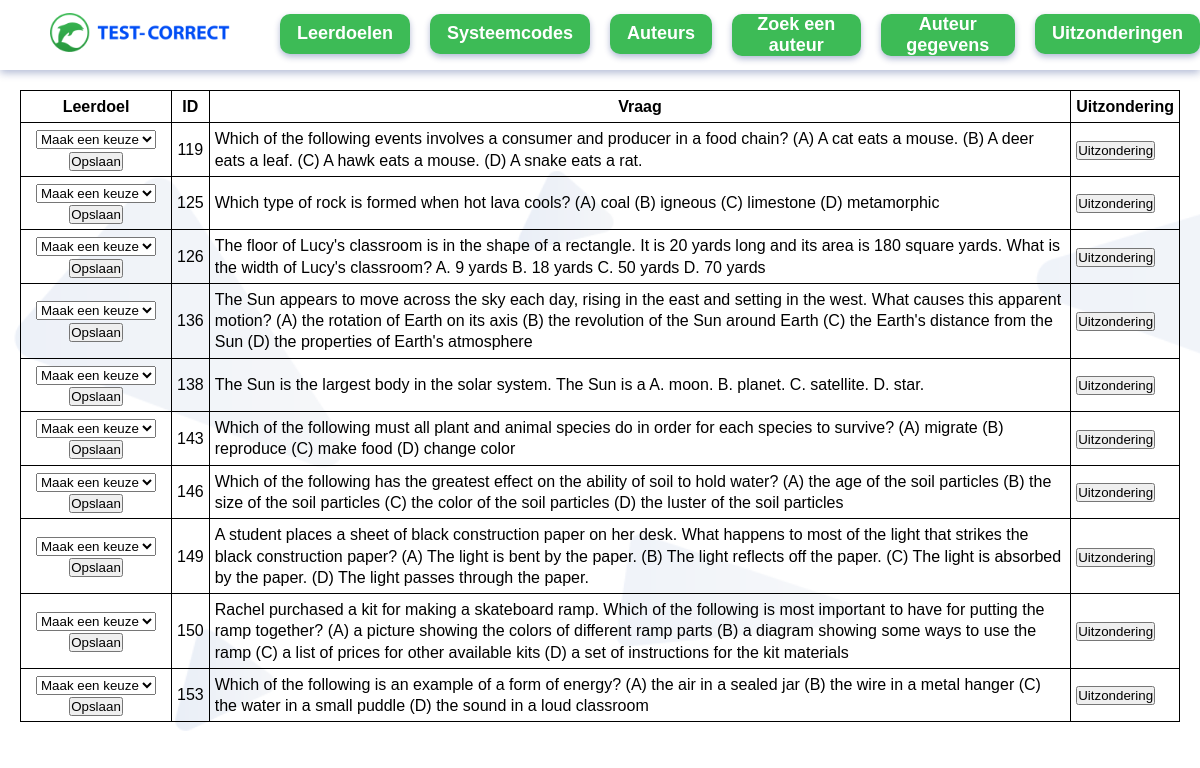
/leerdoelen, run on the app's committed database.
### tables this page shows
CREATE TABLE `vragen` (
  `id` integer NOT NULL
,  `leerdoel` integer DEFAULT NULL
,  `vraag` text NOT NULL
,  `auteur` integer DEFAULT NULL
, uitzondering text);

### app.py (the view)
@app.route("/leerdoelen")
def leerdoelen():
    vragen = vragen_model.get_vragen_without_leerdoel()
    leerdoelen = vragen_model.get_leerdoel()
    return render_template("leerdoelen.html", vragen=vragen, leerdoelen=leerdoelen)

### lib/vragenmodel.py (called while the page is built)
    def execute_query(self, sql_query, is_select=True):
        conn = sqlite3.connect(self.database_file)
        cursor = conn.cursor()
        cursor.row_factory = sqlite3.Row
        cursor.execute(sql_query)
        result = cursor.fetchall()
        conn.close()
        return result

    def get_leerdoel(self):
        query = "SELECT * FROM leerdoelen"
        return self.execute_query(query)

    def get_vragen_without_leerdoel(self):
        query = "SELECT * FROM vragen WHERE leerdoel NOT IN (SELECT id FROM leerdoelen) AND uitzondering IS NOT 1 OR leerdoel iS NULL LIMIT 10"
        return self.execute_query(query)

### templates/leerdoelen.html (shortened to what this page needs)
{% extends "base.html" %} {% block content %}
<table class="data-table">
  <tr>
    <th>Leerdoel</th>
    <th>ID</th>
    <th>Vraag</th>
    <th>Uitzondering</th>
  </tr>
  {% for vraag in vragen%}
  <tr>
    <td class="leerdoel">
      <form action="/leerdoel_opslaan/{{ vraag.id }}" method="POST">
        <select name="leerdoel" id="leerdoel">
          <option value="0">Maak een keuze</option>
        </select>
        <input type="submit" name="btn btn-primary" value="Opslaan" />
      </form>
    </td>
    <td class="id">{{ vraag["id"] }}</td>
    <td>{{ vraag["vraag"] }}</td>
    <td>
      <form action="/uitzondering_leerdoel/{{ vraag.id }}" method="POST">
        <input type="submit" value="Uitzondering" />
      </form>
    </td>
  </tr>
  {% endfor %}
</table>
{% endblock %}

### templates/base.html (shortened to what this page needs)
<!DOCTYPE html>
<html lang="en">
    <head>
      <link rel="stylesheet" href="../static/styles.css" />
    </head>
    <body>
      <nav class="navbar-container">
        <div class="nav-inner">
          <div class="nav-left">
            <a href="{{ url_for("homepage") }}">
              <img
              class="nav-logo"
              src="../static/images/TClogo.png"
              alt="Test-Correct"
              />
            </a>
          </div>
          <div class="nav-middle">
            <a href="{{ url_for("leerdoelen") }}"><button class="navbar-btns">Leerdoelen</button></a>
            <a href="{{ url_for("htmlcodes") }}"><button class="navbar-btns">Systeemcodes</button></a>
            <a href="{{ url_for("auteurs") }}"><button class="navbar-btns">Auteurs</button></a>
            <a href="{{url_for("auteurs_select") }}"><button class="navbar-btns">Zoek een auteur</button></a>
            <a href="{{url_for("auteursdata") }}"><button class="navbar-btns">Auteur gegevens</button></a>
            <a href="{{ url_for("uitzondering") }}"><button class="navbar-btns">Uitzonderingen</button></a>
          </div>
        </div>
      </nav>
    <div class="background">
      {% block content %} {% endblock %}
    </div>
    </body>
</html>

### static/styles.css (style rules this page uses)
*, *::before, *::after { margin: 0; padding: 0; }
body { font-family: sans-serif; font-size: 16px; font-stretch: normal; font-style: normal; font-weight: 400; line-height: 1.33; }
.navbar-container { background: white; box-shadow: 0 3px 8px 0 rgba(4, 31, 116, 0.3); min-height: 70px; position: fixed; top: 0; width: 100%; z-index: 999; }
.nav-inner { display: flex; align-items: center; min-height: 70px; box-sizing: border-box; }
.nav-left { margin-left: 0; display: flex; box-sizing: border-box; }
.nav-logo { border-style: none; height: auto; max-width: 180px; box-sizing: border-box; margin-left: 50px; }
.nav-middle { display: flex; gap: 20px; margin-left: 50px; }
.navbar-btns { background: #3dbb56; color: #fff; font-size: 18px; font-weight: 700; box-shadow: 0 3px 6px 0 rgba(4, 31, 116, .3); padding: 0 17px 0 17px; border: 0; border-radius: 10px; min-height: 40px; cursor: pointer; }
a { text-decoration: none; }
table, tr, th, td { border: 1px solid black; border-collapse: collapse; padding: 5px; }
.data-table { margin: 90px 20px 90px 20px; }
.leerdoel { text-align: center; }
.id { text-align: center; }
.background { background-image: url("../static/images/BackgroundTriangels.png"); background-size: cover; height: 650px; }

### data on the page
vragen: id "119", vraag "Which of the following events involves a consumer and producer in a food chain? (A) A cat eats a mouse. (B) A deer eats a leaf. (C) A hawk eats a mouse. (D) A snake eats a rat."
vragen: id "125", vraag "Which type of rock is formed when hot lava cools? (A) coal (B) igneous (C) limestone (D) metamorphic"
vragen: id "126", vraag "The floor of Lucy's classroom is in the shape of a rectangle. It is 20 yards long and its area is 180 square yards. What is the width of Lucy's classroom? A. 9 yards B. 18 yards C. 50 yards D. 70 yards"
vragen: id "136", vraag "The Sun appears to move across the sky each day, rising in the east and setting in the west. What causes this apparent motion? (A) the rotation of Earth on its axis (B) the revolution of the Sun around Earth (C) the Earth's distance from the Sun (D) the properties of Earth's atmosphere"
vragen: id "138", vraag "The Sun is the largest body in the solar system. The Sun is a A. moon. B. planet. C. satellite. D. star."
vragen: id "143", vraag "Which of the following must all plant and animal species do in order for each species to survive? (A) migrate (B) reproduce (C) make food (D) change color"
vragen: id "146", vraag "Which of the following has the greatest effect on the ability of soil to hold water? (A) the age of the soil particles (B) the size of the soil particles (C) the color of the soil particles (D) the luster of the soil particles"
vragen: id "149", vraag "A student places a sheet of black construction paper on her desk. What happens to most of the light that strikes the black construction paper? (A) The light is bent by the paper. (B) The light reflects off the paper. (C) The light is absorbed by the paper. (D) The light passes through the paper."
vragen: id "150", vraag "Rachel purchased a kit for making a skateboard ramp. Which of the following is most important to have for putting the ramp together? (A) a picture showing the colors of different ramp parts (B) a diagram showing some ways to use the ramp (C) a list of prices for other available kits (D) a set of instructions for the kit materials"
vragen: id "153", vraag "Which of the following is an example of a form of energy? (A) the air in a sealed jar (B) the wire in a metal hanger (C) the water in a small puddle (D) the sound in a loud classroom"
